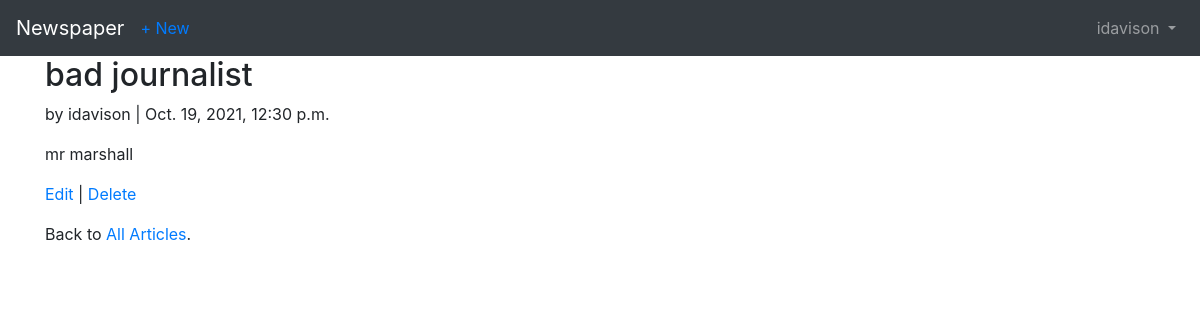
The app's page /articles/1/ (signed in) with its own data.
### accounts/models.py (models this page shows)
class CustomUser(AbstractUser):
	age = models.PositiveIntegerField(null = True, blank=True)

### articles/models.py (models this page shows, shortened)
class Article(models.Model):
	title = models.CharField(max_length = 255)
	body = models.TextField()
	date = models.DateTimeField(auto_now_add=True)
	author = models.ForeignKey( get_user_model(), on_delete=models.CASCADE, )

### articles/views.py (the view)
class ArticleDetailView(LoginRequiredMixin, DetailView):
	model = Article
	template_name = 'article_detail.html'

### templates/article_detail.html
{% extends 'base.html' %}
{% block content %}
<div class="article-entry">
    <h2>{{ object.title }}</h2>
    <p>by {{ object.author }} | {{ object.date }}</p>
    <p>{{ object.body }}</p>
</div>
<p><a href="{% url 'article_edit' article.pk %}">Edit</a> |
    <a href="{% url 'article_delete' article.pk %}">Delete</a></p>
<p>Back to <a href="{% url 'article_list' %}">All Articles</a>.</p>
{% endblock content %}

### templates/base.html (shortened to what this page needs)
<!DOCTYPE html>
<html>
<head>
	<link rel="stylesheet" href="https://stackpath.bootstrapcdn.com/bootstrap/4.5.0/css/bootstrap.min.css">
</head>
<body>
<nav class="navbar navbar-expand-lg navbar-dark bg-dark">
	<a class="navbar-brand" href="{% url 'home' %}">Newspaper</a>
	{% if user.is_authenticated %}
	<ul class="navbar-nav mr-auto">
		<li class="nav-item"><a href="{% url 'article_new' %}">+ New</a></li>
	</ul>
	{% endif %}
	<div class="collapse navbar-collapse" id="navbarSupportedContent">
		{% if user.is_authenticated %}
		<ul class="navbar-nav ml-auto">
			<li class="nav-item">
				<a class="nav-link dropdown-toggle" href="#" id="navbarDropdown" role="button" data-toggle="dropdown" aria-haspopup="true" aria-expanded="false">
					{{ user.username }}
				</a>
			</li>
		</ul>
		{% endif %}
	</div>
</nav>
<main>
	<div class="container">
		{% block content %}
		{% endblock content %}
	</div>
</main>
</body>
</html>

### records on screen
CustomUser: username "idavison"
Article: title "bad journalist", author "idavison", date "Oct. 19, 2021, 12:30 p.m.", body "mr marshall"
